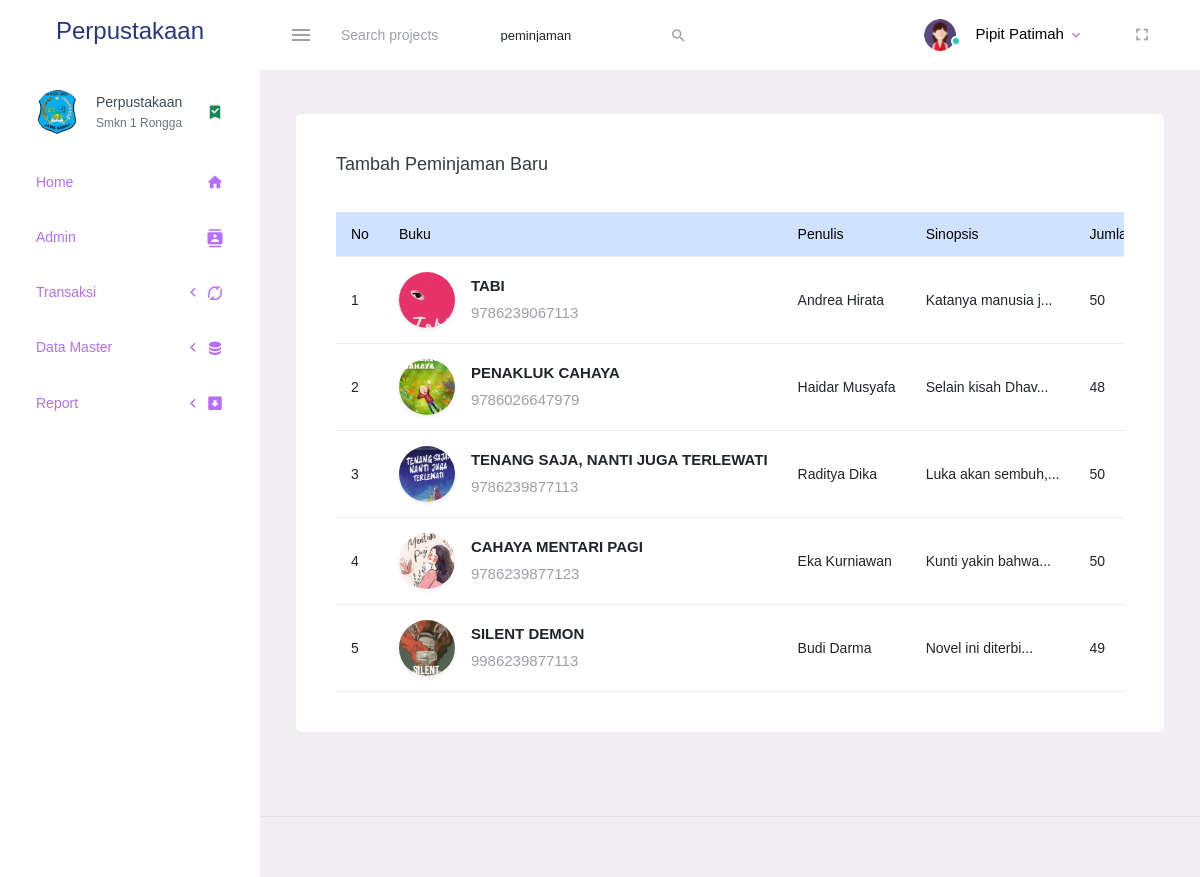
The app's page /admin/index.php?dashboard=peminjaman (signed in) with its own data.
### tables this page shows
CREATE TABLE `buku` (
  `id_buku` int(11) NOT NULL,
  `isbn` varchar(30) NOT NULL,
  `judul` varchar(200) NOT NULL,
  `penulis_id` int(11) NOT NULL,
  `penerbit_id` int(11) NOT NULL,
  `kategori_id` int(11) NOT NULL,
  `tahun_terbit` year(4) NOT NULL,
  `sinopsis` text NOT NULL,
  `jumlah` int(11) NOT NULL,
  `foto_sampul` text NOT NULL
);

CREATE TABLE `penulis` (
  `id_penulis` int(20) NOT NULL,
  `nama_penulis` varchar(200) NOT NULL
);

### admin/peminjaman.php (the view, shortened to what this page needs)
<?php
include '../db/koneksi.php';
?>
<div class="row">
  <div class="col-12 grid-margin">
    <div class="card">
      <div class="card-body">
        <div class="row mb-4">
          <div class="col-10">
            <h4 class="card-title">Tambah Peminjaman Baru</h4>
          </div>
          <div class="col-2">
          </div>
        </div>
        <div class="table-responsive">
          <div class="table-responsive">
            <table class="table">
              <thead class="table-primary">
                <tr>
                  <th>No</th>
                  <th>Buku</th>
                  <th>Penulis</th>
                  <th>Sinopsis</th>
                  <th>Jumlah</th>
                </tr>
              </thead>
              <?php
              $no = 1;
              $queri = mysqli_query($koneksi, "SELECT * FROM buku INNER JOIN penulis ON buku.penulis_id = penulis.id_penulis");
              while ($row = $queri->fetch_assoc()) {
              ?>
                <tbody>
                  <tr>
                    <td><?php echo $no++; ?></td>
                    <td>
                      <div class="d-flex align-items-center">
                        <img src="../img/buku/<?php echo $row['foto_sampul']; ?>" alt="" style="width: 56px; height: 56px ; object-fit: cover;" class="rounded-circle shadow-sm" />
                        <div class="ms-3">
                          <p class="fw-bold mb-1"><?php echo $row['judul']; ?></p>
                          <p class="text-muted mb-0"><?php echo $row['isbn']; ?></p>
                        </div>
                      </div>
                    </td>
                    <td><?php echo $row['nama_penulis']; ?></td>
                    <td><?php echo mb_strimwidth($row['sinopsis'], 0, 20, "..."); ?></td>
                    <td><?php echo $row['jumlah']; ?></td>
                  </tr>
                </tbody>
              <?php
              }
              ?>
            </table>
          </div>
        </div>
      </div>
    </div>
  </div>
</div>

### records on screen
buku: foto_sampul (picture), judul "TABI", isbn "9786239067113", penulis.nama_penulis "Andrea Hirata", sinopsis "Katanya manusia j...", jumlah "50"
buku: foto_sampul (picture), judul "PENAKLUK CAHAYA", isbn "9786026647979", penulis.nama_penulis "Haidar Musyafa", sinopsis "Selain kisah Dhav...", jumlah "48"
buku: foto_sampul (picture), judul "TENANG SAJA, NANTI JUGA TERLEWATI", isbn "9786239877113", penulis.nama_penulis "Raditya Dika", sinopsis "Luka akan sembuh,...", jumlah "50"
buku: foto_sampul (picture), judul "CAHAYA MENTARI PAGI", isbn "9786239877123", penulis.nama_penulis "Eka Kurniawan", sinopsis "Kunti yakin bahwa...", jumlah "50"
buku: foto_sampul (picture), judul "SILENT DEMON", isbn "9986239877113", penulis.nama_penulis "Budi Darma", sinopsis "Novel ini diterbi...", jumlah "49"

### other values on screen
$_SESSION['nama'] "Pipit Patimah"
